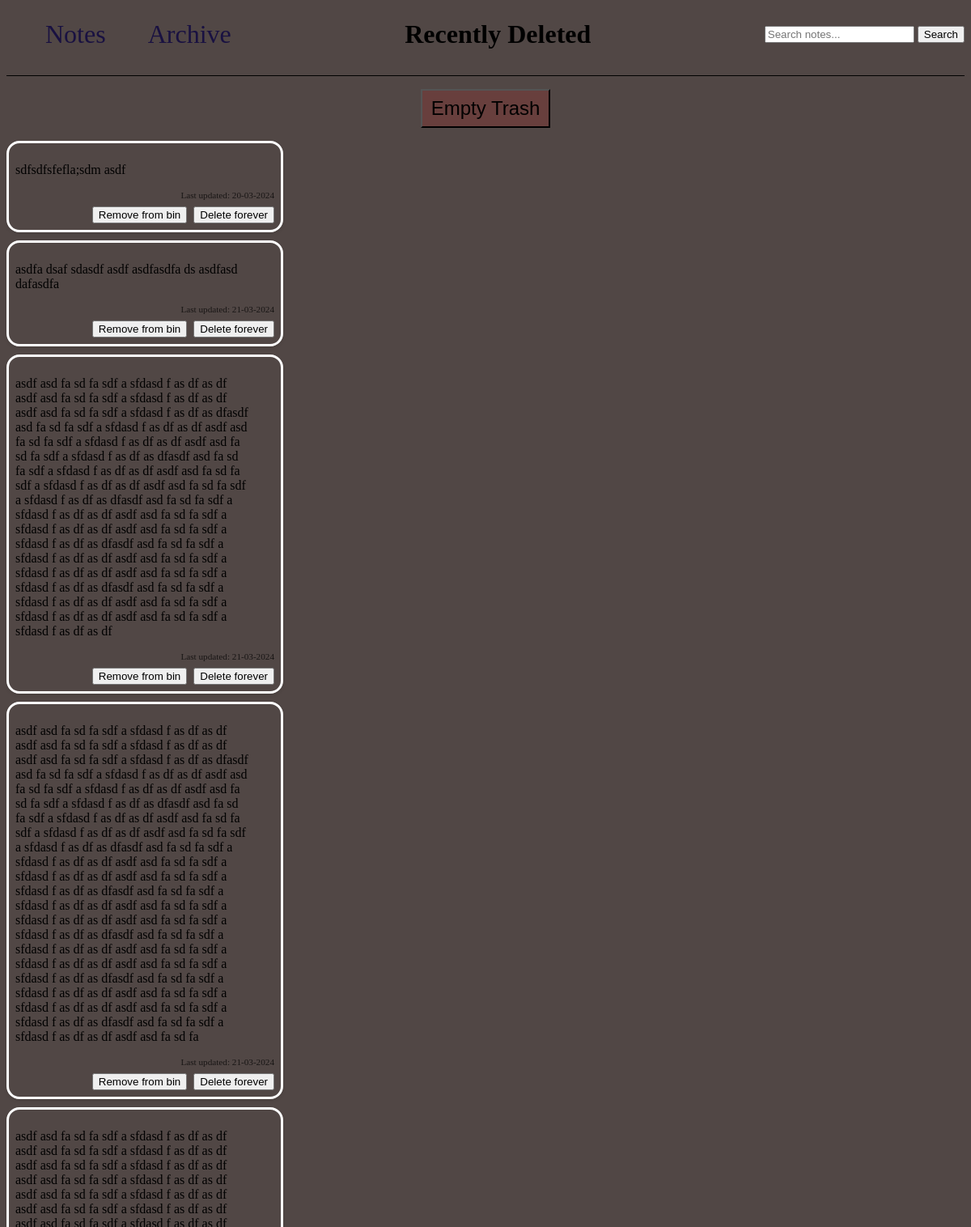
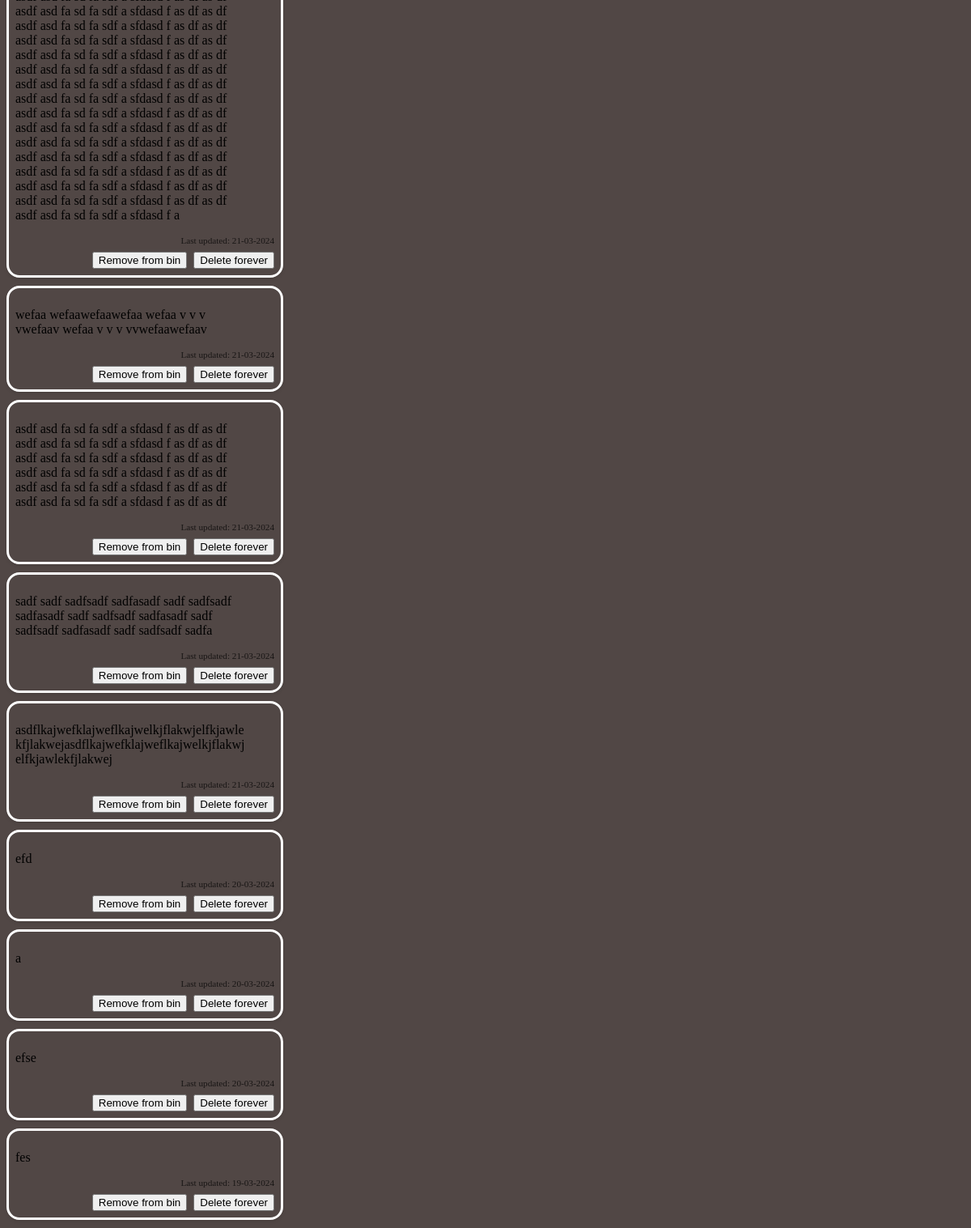
The page /bin on the database its author committed (2 pictures, top to bottom).
### app.py (models this page shows)
class Note(db.Model): #db.model is a class that you inherit from for all models for flask sqlachemy
    id = db.Column(db.Integer, primary_key=True) #first column using id(int) as a key
    content = db.Column(db.String(200), nullable=False) #second column sets max input as 200chars and cant be empty
    archived = db.Column(db.Boolean, default=False, nullable=False)
    binned = db.Column(db.Boolean, default=False, nullable=False)
    date = db.Column(db.DateTime, default =datetime.utcnow)
    pinned = db.Column(db.Boolean,default = False)

### app.py (the view)
@app.route('/bin', methods = ['GET'])
def bin():
    query = request.args.get('query', '')
    binned_notes = Note.query.filter_by(binned = True).order_by(Note.pinned.desc(), Note.date.desc()).all()
    search_results_bin = []
    if query:
        search_results_bin = Note.query.filter(Note.content.ilike(f'%{query}%'), Note.binned == True).order_by(Note.pinned.desc(),Note.date.desc()).all()
    if binned_notes:
        return render_template('bin.html', notes=binned_notes, search_results = search_results_bin, query = query)
    else:
        return redirect(url_for('index'))

### templates/bin.html (shortened to what this page needs)
<!DOCTYPE html>
<html lang="en">
<head>
    {% from "other_macros.html" import head_elements %}
    {{ head_elements() }}
</head>
<body>
    {% from "button_macros.html" import empty_trash,cancel_search %}
    {% from "other_macros.html" import search_box %}
    {% from "meta_macros.html" import render_notes, links_bar %}
    <div class = "header_bar">
        {{ links_bar('bin')}}
        <h1 class = "title">Recently Deleted</h1>
        {{ search_box('bin', query)}}
    </div>
    <main class = "main_app">
        <div class = "notes_list">
            {% if query %}
                {{ cancel_search('bin') }}
                {% if search_results %}
                    <h2 class = "search_results_title">Search Results for: "{{ query }}" in bin</h2>
                    {{ render_notes(search_results,'bin') }}
                {% else %}
                    <p class = "no_results">No results found for "{{ query }}" :&#40;</p>
                {% endif %}
            {% else %}
                {{ empty_trash() }}
                {{ render_notes(notes ,'bin') }}
            {% endif %}
            </div>
    </main>
</body>
</html>

### templates/button_macros.html (shortened to what this page needs)
{% macro toggle_bin_button(note) %}
    <form action="{{ url_for('toggle_bin', note_id=note.id) }}" method="POST" >
        <button type="submit">{{ 'Remove from bin' if note.binned else 'Move to bin' }}</button>
    </form>
{% endmacro %}
{% macro display_date(note) %}
    <div>Last updated: {{ note.date.strftime('%d-%m-%Y') }}</div>
{% endmacro %}
{% macro delete_button(note) %}
    <form action = "{{ url_for('delete_note', note_id = note.id) }}" method = "POST" onsubmit="return confirmDelete()";>
        <button type = "submit" >Delete forever</button>
    </form>
{% endmacro %}
{% macro empty_trash() %}
    <div class = "deleteall">
        <form action = "{{url_for('empty_trash')}}" method = "POST" onsubmit = "return confirmEmptyTrash()";>
            <button type = "submit" class = "empty_trash">Empty Trash</button>
        </form>
    </div>
{% endmacro %}

### templates/meta_macros.html (shortened to what this page needs)
{% from "button_macros.html" import toggle_archived_button,toggle_bin_button,toggle_pin_button %}
{% from "button_macros.html" import display_datetime,display_date,edit_button,delete_button,cancel_search,search_button %}
{% from "other_macros.html" import archive_link, bin_link, index_link,search_box %}
{% macro render_notes(notes, type) %}
<div class="notes-grid masonry-container-{{ type }}">
  {% for note in notes %}
  <div class="note-container masonry-item">
    <div class="note-content">
      <p>{{ note.content }}</p>
    </div>
    <div class="note-extras">
      <div class="note-date">
        {% if type == 'main' %}
        {{ display_datetime(note) }}
        {% else %}
        {{ display_date(note) }}
        {% endif %}
      </div>
      <div class="note-buttons">
        {{ toggle_bin_button(note) }}
        {% if type == 'bin' %}
        {{ delete_button(note) }}
        {% endif %}
      </div>
    </div>
  </div>
  {% endfor %}
</div>
{% endmacro %}
{% macro links_bar(page) %}
    <header class = "header">
        {% if page != 'main' %}
            {{ index_link() }}
        {% endif %}
        {% if page != 'archive' %}
            {{ archive_link() }}
        {% endif %}
    </header>
{% endmacro %}

### static/layout_styling.css (style rules this page uses)
body { background-color:rgba(42, 30, 28, 0.817); }
.header_bar { display:flex; align-items: center; justify-content: space-between; border-bottom: 0.1rem solid black; padding: 1rem 0 2rem 0; margin-bottom: 1rem; }
.title { font-size:2rem; margin:0; }
.deleteall { display: grid; place-items: center; margin-bottom:1rem; }
.empty_trash { height:3rem; width: 10rem; font-size: 150%; cursor: pointer; background-color: rgba(165, 42, 42, 0.276); }

### static/notes_styling.css (style rules this page uses)
.notes-grid { margin: 0 auto; }
.note-container { border: 0.2rem solid white; padding: 0.5rem; display: flex; flex-direction: column; min-width: 13rem; max-width:20rem; width: calc(33.33% - 10px); position: relative; height: auto; border-radius: 1rem; box-shadow: 0 2px 4px rgba(0, 0, 0, 0.1); margin-bottom: 10px; }
.note-content { margin-right: 2rem; word-wrap: break-word; flex-grow: 1; }
.note-extras { display: flex; flex-direction: column; align-items: flex-end; margin-top: auto; }
.note-date { font-size: 0.7rem; color: rgb(0, 0, 0, 0.7); margin-bottom: 0.5rem; white-space: nowrap; overflow: hidden; text-overflow: ellipsis; max-width: 100%; }
.note-buttons { display: flex; justify-content: flex-end; }
.note-buttons button { margin-left: 0.5rem; }
button { cursor: pointer; }

### rows shown on the page
Note: content "sdfsdfsfefla;sdm asdf", date "20-03-2024", binned "Remove from bin"
Note: content "asdfa dsaf sdasdf asdf asdfasdfa ds asdfasd dafasdfa", date "21-03-2024", binned "Remove from bin"
Note: content "asdf asd fa sd fa sdf a sfdasd f as df as df asdf asd fa sd fa sdf a sfdasd f as df as df asdf asd fa sd fa sdf a sfdasd f as df as dfasdf asd fa sd fa sdf a sfdasd f as df as df asdf asd fa sd fa sdf a sfdasd f as df as df asdf asd fa sd fa sdf a sfdasd f as df as dfasdf asd fa sd fa sdf a sfdasd f as df as df asdf asd fa sd fa sdf a sfdasd f as df as df asdf asd fa sd fa sdf a sfdasd f as df as dfasdf asd fa sd fa sdf a sfdasd f as df as df asdf asd fa sd fa sdf a sfdasd f as df as df asdf asd fa sd fa sdf a sfdasd f as df as dfasdf asd fa sd fa sdf a sfdasd f as df as df asdf asd fa sd fa sdf a sfdasd f as df as df asdf asd fa sd fa sdf a sfdasd f as df as dfasdf asd fa sd fa sdf a…", date "21-03-2024", binned "Remove from bin"
Note: content "asdf asd fa sd fa sdf a sfdasd f as df as df asdf asd fa sd fa sdf a sfdasd f as df as df asdf asd fa sd fa sdf a sfdasd f as df as dfasdf asd fa sd fa sdf a sfdasd f as df as df asdf asd fa sd fa sdf a sfdasd f as df as df asdf asd fa sd fa sdf a sfdasd f as df as dfasdf asd fa sd fa sdf a sfdasd f as df as df asdf asd fa sd fa sdf a sfdasd f as df as df asdf asd fa sd fa sdf a sfdasd f as df as dfasdf asd fa sd fa sdf a sfdasd f as df as df asdf asd fa sd fa sdf a sfdasd f as df as df asdf asd fa sd fa sdf a sfdasd f as df as dfasdf asd fa sd fa sdf a sfdasd f as df as df asdf asd fa sd fa sdf a sfdasd f as df as df asdf asd fa sd fa sdf a sfdasd f as df as dfasdf asd fa sd fa sdf a…", date "21-03-2024", binned "Remove from bin"
Note: content "asdf asd fa sd fa sdf a sfdasd f as df as df asdf asd fa sd fa sdf a sfdasd f as df as df asdf asd fa sd fa sdf a sfdasd f as df as df asdf asd fa sd fa sdf a sfdasd f as df as df asdf asd fa sd fa sdf a sfdasd f as df as df asdf asd fa sd fa sdf a sfdasd f as df as df asdf asd fa sd fa sdf a sfdasd f as df as df asdf asd fa sd fa sdf a sfdasd f as df as df asdf asd fa sd fa sdf a sfdasd f as df as df asdf asd fa sd fa sdf a sfdasd f as df as df asdf asd fa sd fa sdf a sfdasd f as df as df asdf asd fa sd fa sdf a sfdasd f as df as df asdf asd fa sd fa sdf a sfdasd f as df as df asdf asd fa sd fa sdf a sfdasd f as df as df asdf asd fa sd fa sdf a sfdasd f as df as df asdf asd fa sd fa sdf a…", date "21-03-2024", binned "Remove from bin"
Note: content "wefaa wefaawefaawefaa wefaa v v v vwefaav wefaa v v v vvwefaawefaav", date "21-03-2024", binned "Remove from bin"
Note: content "asdf asd fa sd fa sdf a sfdasd f as df as df asdf asd fa sd fa sdf a sfdasd f as df as df asdf asd fa sd fa sdf a sfdasd f as df as df asdf asd fa sd fa sdf a sfdasd f as df as df asdf asd fa sd fa sdf a sfdasd f as df as df asdf asd fa sd fa sdf a sfdasd f as df as df", date "21-03-2024", binned "Remove from bin"
Note: content "sadf sadf sadfsadf sadfasadf sadf sadfsadf sadfasadf sadf sadfsadf sadfasadf sadf sadfsadf sadfasadf sadf sadfsadf sadfa", date "21-03-2024", binned "Remove from bin"
Note: content "asdflkajwefklajweflkajwelkjflakwjelfkjawlekfjlakwejasdflkajwefklajweflkajwelkjflakwjelfkjawlekfjlakwej", date "21-03-2024", binned "Remove from bin"
Note: content "efd", date "20-03-2024", binned "Remove from bin"
Note: content "a", date "20-03-2024", binned "Remove from bin"
Note: content "efse", date "20-03-2024", binned "Remove from bin"
Note: content "fes", date "19-03-2024", binned "Remove from bin"
